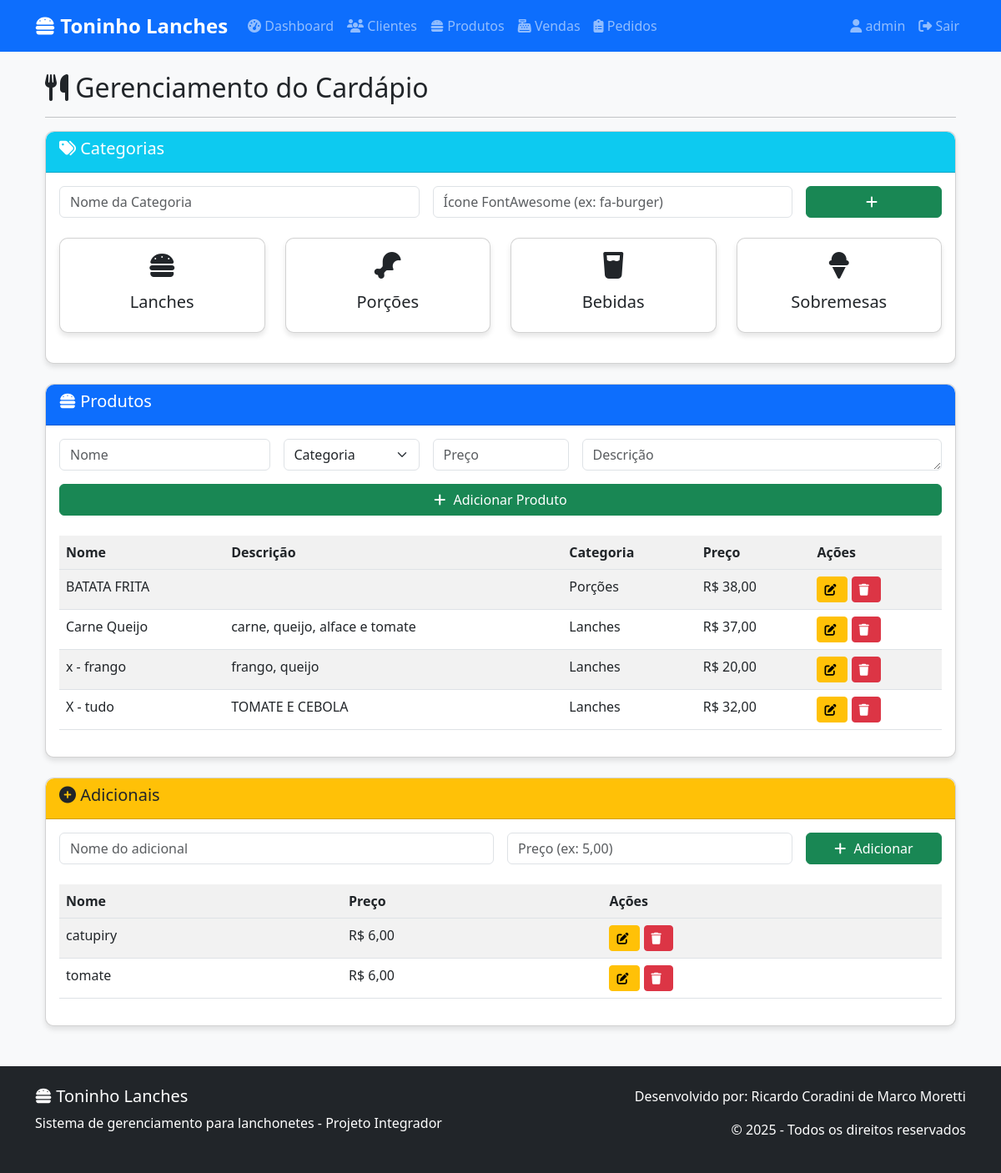
The page /lanchonete_senac/admin/produtos.php (signed in) on the database its author committed.
### tables this page shows
CREATE TABLE `tb_categorias` (
  `id` int(11) NOT NULL,
  `nome` varchar(50) NOT NULL,
  `icone` varchar(50) DEFAULT 'fa-utensils'
);

CREATE TABLE `tb_produtos` (
  `id` int(11) NOT NULL,
  `nome` varchar(100) NOT NULL,
  `descricao` text DEFAULT NULL,
  `preco` decimal(10,2) NOT NULL,
  `ativo` tinyint(1) DEFAULT 1,
  `categoria_id` int(11) NOT NULL DEFAULT 1
);

CREATE TABLE `tb_adicionais` (
  `id` int(11) NOT NULL,
  `produto_id` int(11) DEFAULT NULL,
  `nome` varchar(100) NOT NULL,
  `preco` decimal(10,2) NOT NULL,
  `categoria` varchar(50) NOT NULL DEFAULT 'geral',
  `descricao` text DEFAULT NULL,
  `ativo` tinyint(1) DEFAULT 1
);

### lanchonete_senac/admin/produtos.php (the view, shortened to what this page needs)
<?php
include('../includes/conexao.php');
include('../includes/header.php');
?>
<div class="container mt-4">
    <h2><i class="fas fa-utensils"></i> Gerenciamento do Cardápio</h2>
    <hr>
    <div class="card mb-4">
        <div class="card-header bg-info text-white">
            <h5><i class="fas fa-tags"></i> Categorias</h5>
        </div>
        <div class="card-body">
            <form method="POST" class="mb-4">
                <div class="row g-3">
                    <div class="col-md-5">
                        <input type="text" class="form-control" name="nome_categoria" placeholder="Nome da Categoria" required>
                    </div>
                    <div class="col-md-5">
                        <input type="text" class="form-control" name="icone_categoria" placeholder="Ícone FontAwesome (ex: fa-burger)" required>
                    </div>
                    <div class="col-md-2">
                        <button type="submit" name="adicionar_categoria" class="btn btn-success w-100">
                            <i class="fas fa-plus"></i>
                        </button>
                    </div>
                </div>
            </form>
            <div class="row row-cols-2 row-cols-md-4 g-4">
                <?php
                $categorias = $conexao->query("SELECT * FROM tb_categorias");
                while ($cat = $categorias->fetch_assoc()):
                ?>
                    <div class="col">
                        <div class="card text-center">
                            <div class="card-body">
                                <i class="fas <?= $cat['icone'] ?> fa-2x mb-3"></i>
                                <h5><?= $cat['nome'] ?></h5>
                            </div>
                        </div>
                    </div>
                <?php endwhile; ?>
            </div>
        </div>
    </div>
    <div class="card mb-4">
        <div class="card-header bg-primary text-white">
            <h5><i class="fas fa-hamburger"></i> Produtos</h5>
        </div>
        <div class="card-body">
            <form method="POST">
                <div class="row g-3">
                    <div class="col-md-3">
                        <input type="text" class="form-control" name="nome" placeholder="Nome" required>
                    </div>
                    <div class="col-md-2">
                        <select class="form-select" name="categoria_id" required>
                            <option value="">Categoria</option>
                        </select>
                    </div>
                    <div class="col-md-2">
                        <input type="text" class="form-control" name="preco" placeholder="Preço" required>
                    </div>
                    <div class="col-md-5">
                        <textarea class="form-control" name="descricao" placeholder="Descrição" rows="1"></textarea>
                    </div>
                    <div class="col-md-12">
                        <button type="submit" name="adicionar_produto" class="btn btn-success w-100">
                            <i class="fas fa-plus"></i> Adicionar Produto
                        </button>
                    </div>
                </div>
            </form>
            <div class="table-responsive mt-4">
                <table class="table table-striped">
                    <thead>
                        <tr>
                            <th>Nome</th>
                            <th>Descrição</th>
                            <th>Categoria</th>
                            <th>Preço</th>
                            <th>Ações</th>
                        </tr>
                    </thead>
                    <tbody>
                        <?php
                        $produtos = $conexao->query("
                            SELECT p.*, c.nome AS categoria_nome
                            FROM tb_produtos p
                            JOIN tb_categorias c ON p.categoria_id = c.id
                            WHERE p.ativo = TRUE
                            ORDER BY p.nome
                        ");
                        while ($p = $produtos->fetch_assoc()):
                        ?>
                            <tr>
                                <td><?= $p['nome'] ?></td>
                                <td><?= $p['descricao'] ?></td>
                                <td><?= $p['categoria_nome'] ?></td>
                                <td>R$ <?= number_format($p['preco'], 2, ',', '.') ?></td>
                                <td>
                                    <button class="btn btn-sm btn-warning" data-bs-toggle="modal" data-bs-target="#editar<?= $p['id'] ?>">
                                        <i class="fas fa-edit"></i>
                                    </button>
                                    <a href="?excluir=<?= $p['id'] ?>&tabela=tb_produtos" class="btn btn-sm btn-danger"
                                        onclick="return confirm('Tem certeza?')">
                                        <i class="fas fa-trash"></i>
                                    </a>
                                </td>
                            </tr>
                        <?php endwhile; ?>
                    </tbody>
                </table>
            </div>
        </div>
    </div>
    <div class="card">
        <div class="card-header bg-warning text-dark">
            <h5><i class="fas fa-plus-circle"></i> Adicionais</h5>
        </div>
        <div class="card-body">
            <form method="POST">
                <div class="row g-3">
                    <div class="col-md-6">
                        <input type="text" class="form-control" name="nome_adicional" placeholder="Nome do adicional" required>
                    </div>
                    <div class="col-md-4">
                        <input type="text" class="form-control" name="preco_adicional" placeholder="Preço (ex: 5,00)" required>
                    </div>
                    <div class="col-md-2">
                        <button type="submit" name="adicionar_adicional" class="btn btn-success w-100">
                            <i class="fas fa-plus"></i> Adicionar
                        </button>
                    </div>
                </div>
            </form>
            <div class="table-responsive mt-4">
                <table class="table table-striped">
                    <thead>
                        <tr>
                            <th>Nome</th>
                            <th>Preço</th>
                            <th>Ações</th>
                        </tr>
                    </thead>
                    <tbody>
                        <?php
                        $adicionais = $conexao->query("SELECT * FROM tb_adicionais WHERE ativo = TRUE ORDER BY nome");
                        while ($a = $adicionais->fetch_assoc()):
                        ?>
                            <tr>
                                <td><?= $a['nome'] ?></td>
                                <td>R$ <?= number_format($a['preco'], 2, ',', '.') ?></td>
                                <td>
                                    <button class="btn btn-sm btn-warning" data-bs-toggle="modal" data-bs-target="#editarAdicional<?= $a['id'] ?>">
                                        <i class="fas fa-edit"></i>
                                    </button>
                                    <a href="?excluir=<?= $a['id'] ?>&tabela=tb_adicionais" class="btn btn-sm btn-danger"
                                        onclick="return confirm('Tem certeza?')">
                                        <i class="fas fa-trash"></i>
                                    </a>
                                </td>
                            </tr>
                        <?php endwhile; ?>
                    </tbody>
                </table>
            </div>
        </div>
    </div>
</div>
<?php include('../includes/footer.php'); ?>

### lanchonete_senac/includes/header.php (shortened to what this page needs)
<!DOCTYPE html>
<html lang="pt-BR">
<head>
    <link href="https://cdn.jsdelivr.net/npm/bootstrap@5.3.0/dist/css/bootstrap.min.css" rel="stylesheet">
    <link rel="stylesheet" href="https://cdnjs.cloudflare.com/ajax/libs/font-awesome/6.4.0/css/all.min.css">
    <link href="../assets/css/estilo.css" rel="stylesheet">
</head>
<body>
    <nav class="navbar navbar-expand-lg navbar-dark bg-primary">
        <div class="container">
            <a class="navbar-brand" href="dashboard.php">
                <i class="fas fa-hamburger"></i> Toninho Lanches
            </a>
            <div class="collapse navbar-collapse" id="navbarNav">
                <ul class="navbar-nav me-auto">
                    <?php if (isset($_SESSION['admin_id'])): ?>
                        <li class="nav-item">
                            <a class="nav-link" href="dashboard.php">
                                <i class="fas fa-tachometer-alt"></i> Dashboard
                            </a>
                        </li>
                        <li class="nav-item">
                            <a class="nav-link" href="clientes.php">
                                <i class="fas fa-users"></i> Clientes
                            </a>
                        </li>
                        <li class="nav-item">
                            <a class="nav-link" href="produtos.php">
                                <i class="fas fa-hamburger"></i> Produtos
                            </a>
                        </li>
                        <li class="nav-item">
                            <a class="nav-link" href="vendas.php">
                                <i class="fas fa-cash-register"></i> Vendas
                            </a>
                        </li>
                        <li class="nav-item">
                            <a class="nav-link" href="pedidos.php">
                                <i class="fas fa-clipboard-list"></i> Pedidos
                            </a>
                        </li>
                    <?php endif; ?>
                </ul>
                <ul class="navbar-nav">
                    <?php if (isset($_SESSION['admin_id'])): ?>
                        <li class="nav-item">
                            <span class="nav-link">
                                <i class="fas fa-user"></i> <?php echo $_SESSION['admin_usuario']; ?>
                            </span>
                        </li>
                        <li class="nav-item">
                            <a class="nav-link" href="../logout.php">
                                <i class="fas fa-sign-out-alt"></i> Sair
                            </a>
                        </li>
                    <?php endif; ?>
                </ul>
            </div>
        </div>
    </nav>
    <div class="container mt-4">

### lanchonete_senac/includes/footer.php (shortened to what this page needs)
</div>
<footer class="bg-dark text-white mt-5">
    <div class="container py-4">
        <div class="row">
            <div class="col-md-6">
                <h5><i class="fas fa-hamburger"></i> Toninho Lanches</h5>
                <p>Sistema de gerenciamento para lanchonetes - Projeto Integrador</p>
            </div>
            <div class="col-md-6 text-end">
                <p>Desenvolvido por: Ricardo Coradini de Marco Moretti </p>
                <p>© <?php echo date('Y'); ?> - Todos os direitos reservados</p>
            </div>
        </div>
    </div>
</footer>
</body>
</html>

### lanchonete_senac/assets/css/estilo.css (style rules this page uses)
body { background-color: #f8f9fa; font-family: 'Segoe UI', Tahoma, Geneva, Verdana, sans-serif; }
.navbar-brand { font-weight: bold; font-size: 1.5rem; }
.card { border-radius: 10px; box-shadow: 0 4px 6px rgba(0, 0, 0, 0.1); margin-bottom: 20px; }
.card-header { border-radius: 10px 10px 0 0 !important; }
.table th { background-color: #f1f1f1; }
.btn i { margin-right: 5px; }

### rows shown on the page
tb_categorias: nome "Lanches"
tb_categorias: nome "Porções"
tb_categorias: nome "Bebidas"
tb_categorias: nome "Sobremesas"
tb_produtos: nome "BATATA FRITA", categoria.nome "Porções", preco "38,00"
tb_produtos: nome "Carne Queijo", descricao "carne, queijo, alface e tomate", categoria.nome "Lanches", preco "37,00"
tb_produtos: nome "x - frango", descricao "frango, queijo", categoria.nome "Lanches", preco "20,00"
tb_produtos: nome "X - tudo", descricao "TOMATE E CEBOLA", categoria.nome "Lanches", preco "32,00"
tb_adicionais: nome "catupiry", preco "6,00"
tb_adicionais: nome "tomate", preco "6,00"

### other values the page prints
$_SESSION['admin_usuario'] "admin"
